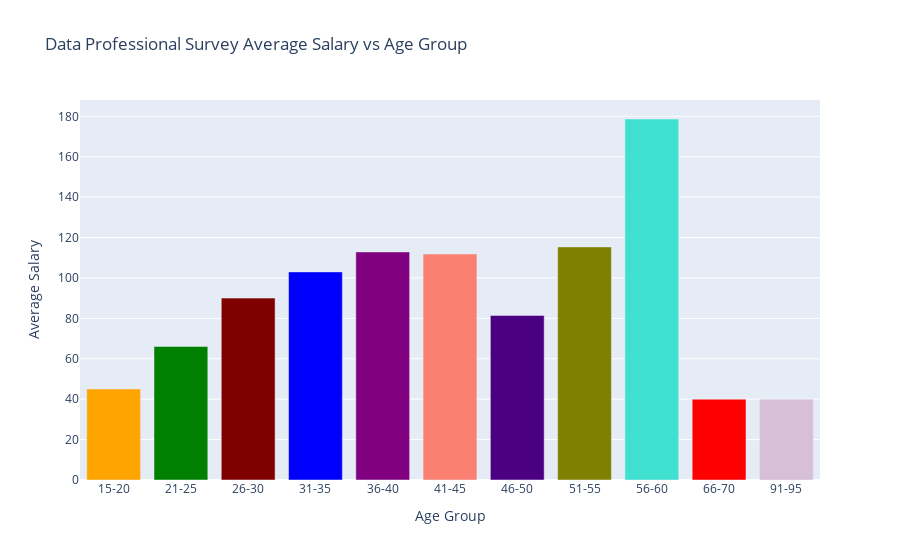

The notebook cell this image was saved under:
### Code cell
fig=px.bar(df,x='age_group',y='average_sal',
           color='age_group',
           color_discrete_sequence=colour_list,
          labels={'age_group':'Age Group','average_sal':'Average Salary'},
          title='Data Professional Survey Average Salary vs Age Group')
fig.update_layout(showlegend =False)
fig.show()

### Figure 1 — Plotly figure (JSON) as saved in the notebook; plotly's stock layout.template omitted (floating-point values rounded to 4 significant figures)
{"data": [{"alignmentgroup": "True", "hovertemplate": "Age Group=%{x}<br>Average Salary=%{y}<extra></extra>", "legendgroup": "15-20", "marker": {"color": "orange", "pattern": {"shape": ""}}, "name": "15-20", "offsetgroup": "15-20", "orientation": "v", "showlegend": true, "textposition": "auto", "type": "bar", "x": ["15-20"], "xaxis": "x", "y": [45.06], "yaxis": "y"}, {"alignmentgroup": "True", "hovertemplate": "Age Group=%{x}<br>Average Salary=%{y}<extra></extra>", "legendgroup": "21-25", "marker": {"color": "green", "pattern": {"shape": ""}}, "name": "21-25", "offsetgroup": "21-25", "orientation": "v", "showlegend": true, "textposition": "auto", "type": "bar", "x": ["21-25"], "xaxis": "x", "y": [66.11], "yaxis": "y"}, {"alignmentgroup": "True", "hovertemplate": "Age Group=%{x}<br>Average Salary=%{y}<extra></extra>", "legendgroup": "26-30", "marker": {"color": "Maroon", "pattern": {"shape": ""}}, "name": "26-30", "offsetgroup": "26-30", "orientation": "v", "showlegend": true, "textposition": "auto", "type": "bar", "x": ["26-30"], "xaxis": "x", "y": [90.02], "yaxis": "y"}, {"alignmentgroup": "True", "hovertemplate": "Age Group=%{x}<br>Average Salary=%{y}<extra></extra>", "legendgroup": "31-35", "marker": {"color": "blue", "pattern": {"shape": ""}}, "name": "31-35", "offsetgroup": "31-35", "orientation": "v", "showlegend": true, "textposition": "auto", "type": "bar", "x": ["31-35"], "xaxis": "x", "y": [103.0], "yaxis": "y"}, {"alignmentgroup": "True", "hovertemplate": "Age Group=%{x}<br>Average Salary=%{y}<extra></extra>", "legendgroup": "36-40", "marker": {"color": "purple", "pattern": {"shape": ""}}, "name": "36-40", "offsetgroup": "36-40", "orientation": "v", "showlegend": true, "textposition": "auto", "type": "bar", "x": ["36-40"], "xaxis": "x", "y": [112.9], "yaxis": "y"}, {"alignmentgroup": "True", "hovertemplate": "Age Group=%{x}<br>Average Salary=%{y}<extra></extra>", "legendgroup": "41-45", "marker": {"color": "Salmon", "pattern": {"shape": ""}}, "name": "41-45", "offsetgroup": "41-45", "orientation": "v", "showlegend": true, "textposition": "auto", "type": "bar", "x": ["41-45"], "xaxis": "x", "y": [111.9], "yaxis": "y"}, {"alignmentgroup": "True", "hovertemplate": "Age Group=%{x}<br>Average Salary=%{y}<extra></extra>", "legendgroup": "46-50", "marker": {"color": "indigo", "pattern": {"shape": ""}}, "name": "46-50", "offsetgroup": "46-50", "orientation": "v", "showlegend": true, "textposition": "auto", "type": "bar", "x": ["46-50"], "xaxis": "x", "y": [81.43], "yaxis": "y"}, {"alignmentgroup": "True", "hovertemplate": "Age Group=%{x}<br>Average Salary=%{y}<extra></extra>", "legendgroup": "51-55", "marker": {"color": "Olive", "pattern": {"shape": ""}}, "name": "51-55", "offsetgroup": "51-55", "orientation": "v", "showlegend": true, "textposition": "auto", "type": "bar", "x": ["51-55"], "xaxis": "x", "y": [115.4], "yaxis": "y"}, {"alignmentgroup": "True", "hovertemplate": "Age Group=%{x}<br>Average Salary=%{y}<extra></extra>", "legendgroup": "56-60", "marker": {"color": "Turquoise", "pattern": {"shape": ""}}, "name": "56-60", "offsetgroup": "56-60", "orientation": "v", "showlegend": true, "textposition": "auto", "type": "bar", "x": ["56-60"], "xaxis": "x", "y": [178.7], "yaxis": "y"}, {"alignmentgroup": "True", "hovertemplate": "Age Group=%{x}<br>Average Salary=%{y}<extra></extra>", "legendgroup": "66-70", "marker": {"color": "red", "pattern": {"shape": ""}}, "name": "66-70", "offsetgroup": "66-70", "orientation": "v", "showlegend": true, "textposition": "auto", "type": "bar", "x": ["66-70"], "xaxis": "x", "y": [40], "yaxis": "y"}, {"alignmentgroup": "True", "hovertemplate": "Age Group=%{x}<br>Average Salary=%{y}<extra></extra>", "legendgroup": "91-95", "marker": {"color": "thistle", "pattern": {"shape": ""}}, "name": "91-95", "offsetgroup": "91-95", "orientation": "v", "showlegend": true, "textposition": "auto", "type": "bar", "x": ["91-95"], "xaxis": "x", "y": [40], "yaxis": "y"}], "layout": {"barmode": "relative", "legend": {"title": {"text": "Age Group"}, "tracegroupgap": 0}, "showlegend": false, "title": {"text": "Data Professional Survey Average Salary vs Age Group"}, "xaxis": {"anchor": "y", "categoryarray": ["15-20", "21-25", "26-30", "31-35", "36-40", "41-45", "46-50", "51-55", "56-60", "66-70", "91-95"], "categoryorder": "array", "domain": [0, 1], "title": {"text": "Age Group"}}, "yaxis": {"anchor": "x", "domain": [0, 1], "title": {"text": "Average Salary"}}}}
